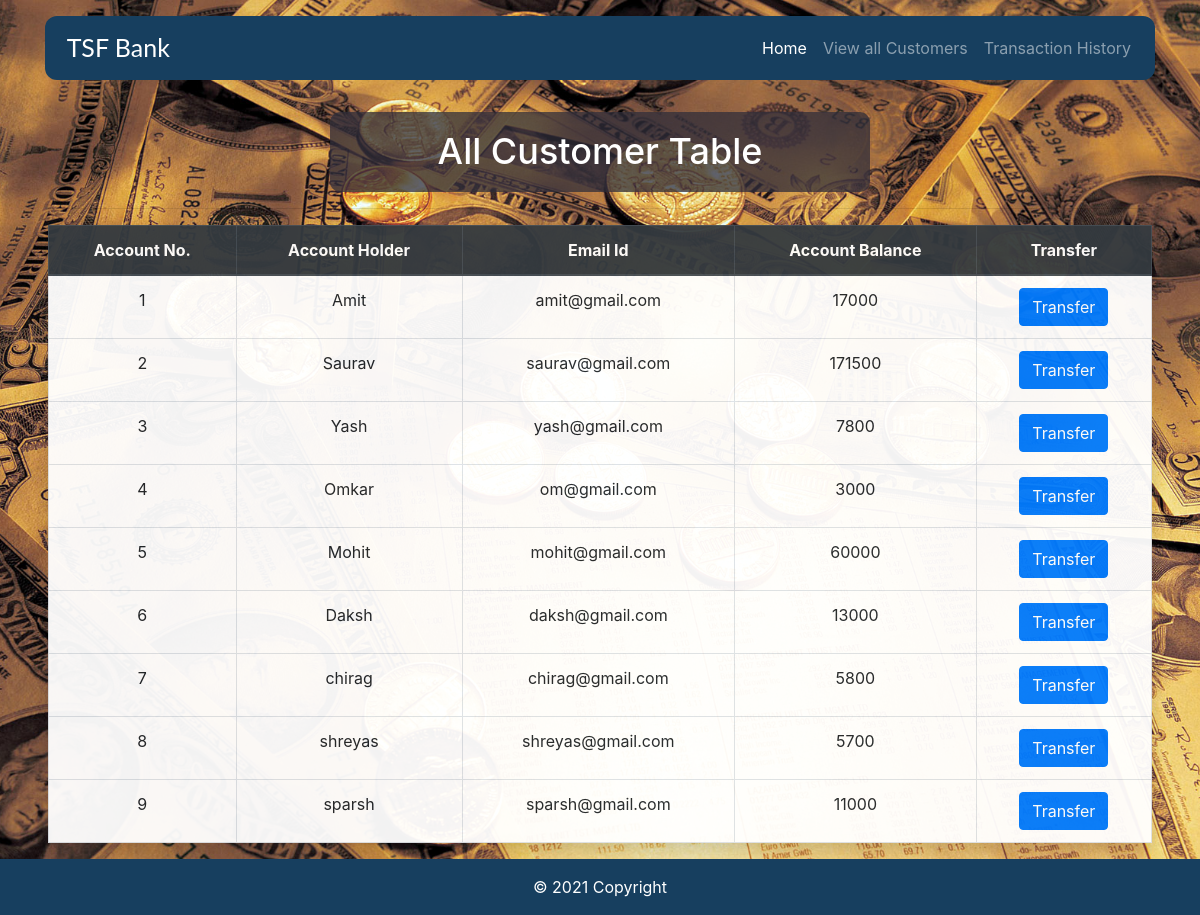
The page /Customer/ on the database its author committed.
### Bank/models.py (models this page shows, shortened)
class Customer(models.Model):
    Acc_No = models.IntegerField(primary_key = True)
    Acc_Holder = models.CharField(max_length = 200)
    Email_Id = models.EmailField(max_length = 200)
    Current_Balance = models.IntegerField()

### Bank/views.py (the view)
# urls.py: path('Customer/', views.custTable, name='cust'),
def custTable(request):
    customer = Customer.objects.all().order_by('Acc_No')
    return render(request, "custTable.html", {'customer': customer})

### templates/custTable.html (shortened to what this page needs)
{% extends 'base.html' %}
{% load static %}
{% block content %}
<br>
<br>
<br>
<br>
<div class="pt-3" align="center">
    <h1 class="sad">All Customer Table</h1>
</div>
<div class="container-fluid mt-3 px-5">
    <hr>
    <table class="table table-bordered table-hover  shadow p-3 mb-5 bg-white rounded">
        <thead class="thead-dark">
            <tr align="center">
                <th>Account No.</th>
                <th>Account Holder</th>
                <th>Email Id</th>
                <th>Account Balance</th>
                <th>Transfer</th>
            </tr>
        </thead>
        <tbody>
            {% for c in customer %}
            <tr align="center">
                <td>{{ c.Acc_No }}</td>
                <td>{{ c.Acc_Holder }}</td>
                <td>{{ c.Email_Id }}</td>
                <td>{{ c.Current_Balance }}</td>
                <td><a href="{% url 'trans' c.Acc_No %}" class="btn btn-primary">Transfer</a></td>
            </tr>
            {% endfor %}
        </tbody>
    </table>
</div>
{% endblock content %}

### templates/base.html (shortened to what this page needs)
{% load static %}
<!DOCTYPE html>
<html lang="en">
<head>
  <link rel="stylesheet" href="https://maxcdn.bootstrapcdn.com/bootstrap/4.5.2/css/bootstrap.min.css">
</head>
<body>
  <div class="container pt-3 fixed-top">
    <nav class="navbar navbar-expand-lg navbar-dark" style="background-color: #173F5F;">
      <a class="navbar-brand" href="#" style="font-family: 'Lato', sans-serif; font-size: 25px;">&nbsp;TSF Bank</a>
      <div class="navbar-collapse" id="navbarSupportedContent">
        <ul class="navbar-nav ml-auto">
          <li class="nav-item active">
            <a class="nav-link" href="{% url 'index' %}">Home <span class="sr-only">(current)</span></a>
          </li>
          <li class="nav-item">
            <a class="nav-link" href="{% url 'cust' %}">View all Customers</a>
          </li>
          <li class="nav-item">
            <a class="nav-link" href="{% url 'transhistory' %}">Transaction History</a>
          </li>
        </ul>
      </div>
    </nav>
  </div>
  {% block content %}
  {% endblock content%}
  <div>
    <br>
    <footer class="page-footer font-small blue fixed-bottom">
      <div class="footer-copyright text-center py-3 text-white" style="background-color: #173F5F;">&copy; 2021 Copyright
      </div>
    </footer>
  </div>
</body>
</html>

### templates/base.html (style rules this page uses)
nav { border-radius: 12px; }

### rows shown on the page
Customer: Acc_No "1", Acc_Holder "Amit", Email_Id "amit@gmail.com", Current_Balance "17000"
Customer: Acc_No "2", Acc_Holder "Saurav", Email_Id "saurav@gmail.com", Current_Balance "171500"
Customer: Acc_No "3", Acc_Holder "Yash", Email_Id "yash@gmail.com", Current_Balance "7800"
Customer: Acc_No "4", Acc_Holder "Omkar", Email_Id "om@gmail.com", Current_Balance "3000"
Customer: Acc_No "5", Acc_Holder "Mohit", Email_Id "mohit@gmail.com", Current_Balance "60000"
Customer: Acc_No "6", Acc_Holder "Daksh", Email_Id "daksh@gmail.com", Current_Balance "13000"
Customer: Acc_No "7", Acc_Holder "chirag", Email_Id "chirag@gmail.com", Current_Balance "5800"
Customer: Acc_No "8", Acc_Holder "shreyas", Email_Id "shreyas@gmail.com", Current_Balance "5700"
Customer: Acc_No "9", Acc_Holder "sparsh", Email_Id "sparsh@gmail.com", Current_Balance "11000"
